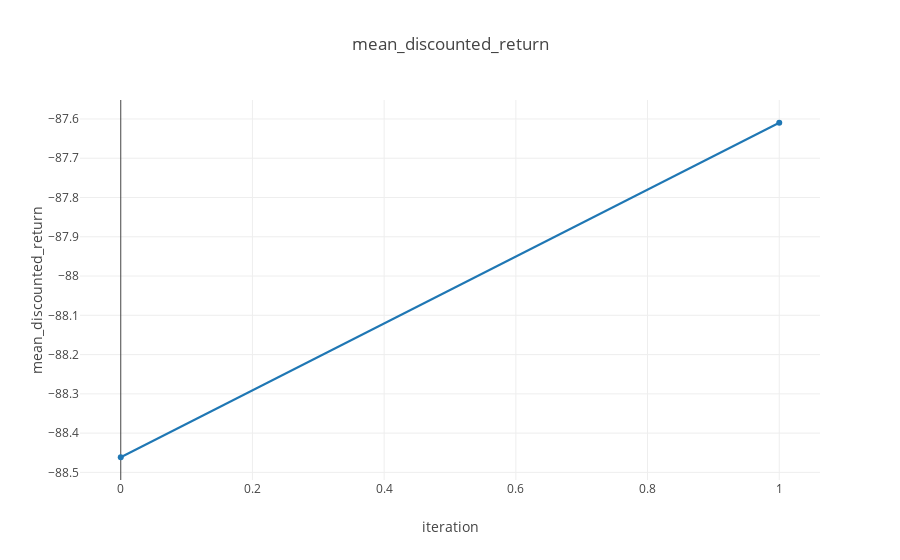

The notebook cell this image was saved under:
### Markdown cell above
## Single CSV Log Visualization

### Code cell
from plotly import __version__
from plotly.offline import download_plotlyjs, init_notebook_mode, plot, iplot
init_notebook_mode(connected=True)

from rl_pipeline.visualization.viz_utils import Viz
from config import CONFIG

import os

data_dir = CONFIG['configuration'].csv_data_dir
data_path = os.path.join(data_dir, "lr0.001","data.csv")
print(data_path)

viz = Viz()

_,_,fig1 = viz.plotly_plot(data_path, "iteration", "mean_discounted_return")

iplot(fig1)

### Figure 1 — Plotly figure (JSON) as saved in the notebook; plotly's stock layout.template omitted (floating-point values rounded to 4 significant figures)
{"data": [{"name": null, "type": "scatter", "x": [0, 1], "y": [-88.46, -87.61]}], "layout": {"title": "mean_discounted_return", "xaxis": {"title": "iteration"}, "yaxis": {"title": "mean_discounted_return"}}}
